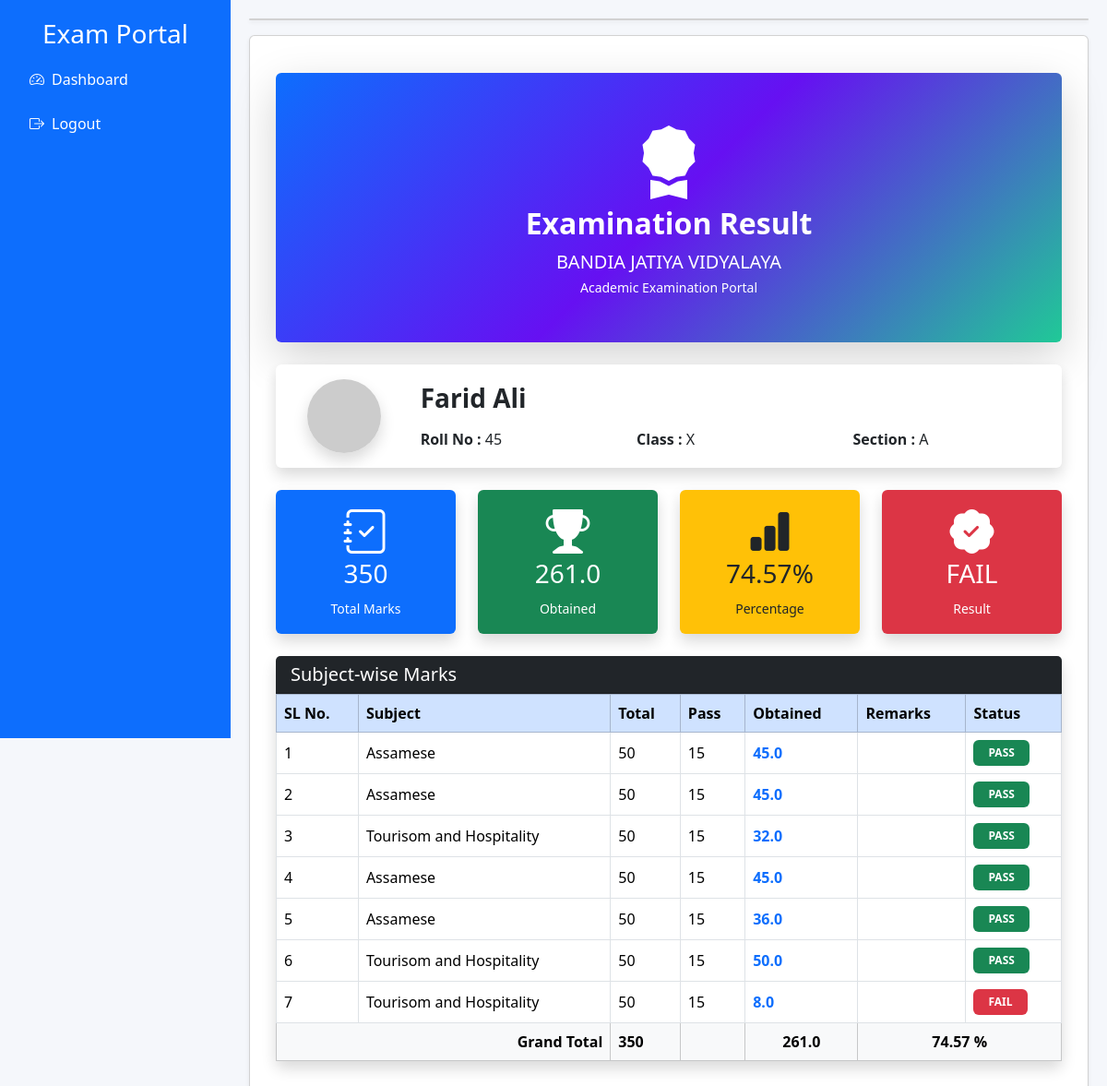
The app's page /student_result_show/2 (signed in) with its own data.
### application/model.py (models this page shows, shortened)
class User(db.Model, UserMixin):
    __tablename__ = "users"
    id = db.Column(db.Integer, primary_key=True)
    role = db.Column(db.String(20), nullable=False)       # Admin / Staff / Student
    name = db.Column(db.String(100), nullable=False)
    email = db.Column(db.String(100), unique=True, nullable=False)
    password = db.Column(db.String(255), nullable=False)
    is_active = db.Column(db.Boolean, default=True)
    created_at = db.Column(db.DateTime, default=datetime.utcnow)
    staff = db.relationship("Staff",back_populates="user",uselist=False,cascade="all, delete-orphan")
    student = db.relationship("Student",back_populates="user",uselist=False,cascade="all, delete-orphan")

class Student(db.Model):
    __tablename__ = "students"
    id = db.Column(db.Integer, primary_key=True)
    user_id = db.Column(db.Integer,db.ForeignKey("users.id"), unique=True, nullable=False )
    roll_no = db.Column(db.String(20), nullable=False)
    class_id = db.Column(db.Integer,db.ForeignKey("classes.id"),nullable=False)
    phone = db.Column(db.String(15))
    user = db.relationship("User", back_populates="student")
    marks = db.relationship("Mark",back_populates="student",cascade="all, delete-orphan")
    school_class = db.relationship("SchoolClass",back_populates="students")
    fee_collections = db.relationship("FeeCollection",back_populates="student",cascade="all, delete-orphan")
    __table_args__ = (
        db.UniqueConstraint(
            "roll_no",
            "class_id",
            name="unique_roll_per_section"
        ),
    )

class SchoolClass(db.Model):
    __tablename__ = "classes"
    id = db.Column(db.Integer, primary_key=True)
    name = db.Column(db.String(20), nullable=False)
    section = db.Column(db.String(10), nullable=False)
    students = db.relationship("Student",back_populates="school_class",cascade="all, delete-orphan")
    subjects = db.relationship("Subject",back_populates="school_class",cascade="all, delete-orphan" )
    fee_types = db.relationship("FeeType",back_populates="school_class",cascade="all, delete-orphan")
    __table_args__ = (
        db.UniqueConstraint(
            "name",
            "section",
            name="unique_class_section"
        ),
    )

class Mark(db.Model):
    __tablename__ = "marks"
    id = db.Column(db.Integer, primary_key=True)
    student_id = db.Column(db.Integer,db.ForeignKey("students.id"),nullable=False )
    exam_id = db.Column(db.Integer,db.ForeignKey("exams.id"), nullable=False )
    marks_obtained = db.Column(db.Float, nullable=False,default=0)
    grade = db.Column(db.String(5))
    remarks = db.Column(db.String(100))
    created_at = db.Column(db.DateTime, default=datetime.utcnow)
    student = db.relationship("Student", back_populates="marks")
    exam = db.relationship("Exam", back_populates="marks")
    __table_args__ = (
        db.UniqueConstraint(
            "student_id",
            "exam_id",
            name="unique_student_exam"
        ),
    )

class Subject(db.Model):
    __tablename__ = "subjects"
    id = db.Column(db.Integer, primary_key=True)
    name = db.Column(db.String(50), nullable=False)
    class_id = db.Column(db.Integer,db.ForeignKey("classes.id"),nullable=False)
    school_class = db.relationship("SchoolClass",back_populates="subjects")
    exams = db.relationship("Exam", back_populates="subject",cascade="all, delete-orphan" )
    staff = db.relationship("Staff",back_populates="subject" , uselist = False )

class Exam(db.Model):
    __tablename__ = "exams"
    id = db.Column(db.Integer, primary_key=True)
    name = db.Column(db.String(100), nullable=False)
    subject_id = db.Column(db.Integer,  db.ForeignKey("subjects.id"),nullable=False )
    exam_date = db.Column(db.Date, nullable=False)
    total_marks = db.Column(db.Integer, nullable=False)
    pass_marks = db.Column(db.Integer, nullable=False)
    staff_id = db.Column(db.Integer,db.ForeignKey("staffs.id"),nullable=False)
    created_at = db.Column(db.DateTime, default=datetime.utcnow)
    subject = db.relationship("Subject", back_populates="exams")
    staff = db.relationship("Staff", back_populates="exams")
    marks = db.relationship("Mark",back_populates="exam",cascade="all, delete-orphan")
    fee_collections = db.relationship("FeeCollection", back_populates="exam",cascade="all, delete-orphan")

### application/controler.py (the view)
@app.route("/student_result_show/<int:student_id>" , methods=['POST','GET'])
@login_required
def student_result_show(student_id):
    if current_user.role is None or current_user.role != "student":
            flash("Only Student can access this page.", "danger")
            return redirect(url_for("login"))
    student = Student.query.get_or_404(student_id)
    marks = (
        Mark.query
        .filter_by(student_id=student.id)
        .join(Exam)
        .order_by(Exam.exam_date)
        .all()
    )
    return render_template(
        "student/student_result.html",
        student=student,
        marks=marks,
    )

### application/controler.py (called while the page is built)
@login_manager.user_loader
def load_user(user_id):
    return User.query.get(int(user_id))

### templates/student/student_result.html (shortened to what this page needs)
{% extends "student/student_dashboard.html" %}
{% block content %}
{% set total = namespace(value=0) %}
{% set obtained = namespace(value=0) %}
{% set failed = namespace(value=false) %}
{% for mark in marks %}
    {% set total.value = total.value + mark.exam.total_marks %}
    {% set obtained.value = obtained.value + mark.marks_obtained %}
    {% if mark.marks_obtained < mark.exam.pass_marks %}
        {% set failed.value = true %}
    {% endif %}
{% endfor %}
{% set percentage = (obtained.value / total.value * 100) if total.value > 0 else 0 %}
<div class="container py-4">
    <div class="card border-0 shadow-lg mb-4 overflow-hidden">
        <div class="card-body text-center text-white py-5"
            style="background:linear-gradient(135deg,#0d6efd,#6610f2,#20c997);">
            <i class="bi bi-award-fill display-1 mb-3"></i>
            <h2 class="fw-bold">
                Examination Result
            </h2>
            <p class="fs-5 mb-0">
                BANDIA JATIYA VIDYALAYA
            </p>
            <small>Academic Examination Portal</small>
        </div>
    </div>
    <div class="card shadow border-0 mb-4">
        <div class="card-body">
            <div class="row align-items-center">
                <div class="col-md-2 text-center">
                    <img src="https://ui-avatars.com/api/?name={{student.user.name}}&background=0d6efd&color=fff&size=128"
                        class="rounded-circle shadow">
                </div>
                <div class="col-md-10">
                    <h3 class="fw-bold">
                        {{ student.user.name }}
                    </h3>
                    <div class="row mt-3">
                        <div class="col-md-4">
                            <strong>Roll No :</strong>
                            {{ student.roll_no }}
                        </div>
                        <div class="col-md-4">
                            <strong>Class :</strong>
                            {{ student.school_class.name }}
                        </div>
                        <div class="col-md-4">
                            <strong>Section :</strong>
                            {{ student.school_class.section }}
                        </div>
                    </div>
                </div>
            </div>
        </div>
    </div>
    <div class="row g-4 mb-4">
        <div class="col-md-3">
            <div class="card border-0 shadow bg-primary text-white">
                <div class="card-body text-center">
                    <i class="bi bi-journal-check display-5"></i>
                    <h3>{{ total.value }}</h3>
                    <small>Total Marks</small>
                </div>
            </div>
        </div>
        <div class="col-md-3">
            <div class="card border-0 shadow bg-success text-white">
                <div class="card-body text-center">
                    <i class="bi bi-trophy-fill display-5"></i>
                    <h3>{{ obtained.value }}</h3>
                    <small>Obtained</small>
                </div>
            </div>
        </div>
        <div class="col-md-3">
            <div class="card border-0 shadow bg-warning text-dark">
                <div class="card-body text-center">
                    <i class="bi bi-bar-chart-fill display-5"></i>
                    <h3>{{ "%.2f"|format(percentage) }}%</h3>
                    <small>Percentage</small>
                </div>
            </div>
        </div>
        <div class="col-md-3">
            <div class="card border-0 shadow {% if failed.value %}bg-danger{% else %}bg-info{% endif %} text-white">
                <div class="card-body text-center">
                    <i class="bi bi-patch-check-fill display-5"></i>
                    <h3>
                        {% if failed.value %}
                        FAIL
                        {% else %}
                        PASS
                        {% endif %}
                    </h3>
                    <small>Result</small>
                </div>
            </div>
        </div>
    </div>
    <div class="card shadow border-0">
        <div class="card-header bg-dark text-white">
            <h5 class="mb-0">
                Subject-wise Marks
            </h5>
        </div>
        <div class="table-responsive">
            <table class="table table-hover table-bordered align-middle mb-0">
                <thead class="table-primary">
                    <tr>
                        <th>SL No.</th>
                        <th>Subject</th>
                        <th>Total</th>
                        <th>Pass</th>
                        <th>Obtained</th>
                        <th>Remarks</th>
                        <th>Status</th>
                    </tr>
                </thead>
                <tbody>
                    {% for mark in marks %}
                    <tr>
                        <td>{{ loop.index }}</td>
                        <td>{{ mark.exam.subject.name }}</td>
                        <td>{{ mark.exam.total_marks }}</td>
                        <td>{{ mark.exam.pass_marks }}</td>
                        <td class="fw-bold text-primary">
                            {{ mark.marks_obtained }}
                        </td>
                        <td>{{ mark.remarks }}</td>
                        <td>
                            {% if mark.marks_obtained >= mark.exam.pass_marks %}
                            <span class="badge bg-success px-3 py-2">
                                PASS
                            </span>
                            {% else %}
                            <span class="badge bg-danger px-3 py-2">
                                FAIL
                            </span>
                            {% endif %}
                        </td>
                    </tr>
                    {% endfor %}
                </tbody>
                <tfoot class="table-light">
                    <tr>
                        <th colspan="2" class="text-end">
                            Grand Total
                        </th>
                        <th>{{ total.value }}</th>
                        <th colspan="1" class="text-end "></th>
                        <th colspan="1" class="text-end text-center">{{ obtained.value }}</th>
                        <th colspan="2" class="text-center">
                            {{ "%.2f"|format(percentage) }} %
                        </th>
                    </tr>
                </tfoot>
            </table>
        </div>
    </div>
</div>
{% endblock %}

### templates/student/student_dashboard.html (style rules this page uses)
body { background: #f5f7fb }

### records on screen
User: user.name "Farid Ali"
Student: roll_no "45"
SchoolClass: school_class.name "X", school_class.section "A"
Mark: exam.subject.name "Assamese", exam.total_marks "50", exam.pass_marks "15", marks_obtained "45.0", shows "PASS"
Mark: exam.subject.name "Assamese", exam.total_marks "50", exam.pass_marks "15", marks_obtained "45.0", shows "PASS"
Mark: exam.subject.name "Tourisom and Hospitality", exam.total_marks "50", exam.pass_marks "15", marks_obtained "32.0", shows "PASS"
Mark: exam.subject.name "Assamese", exam.total_marks "50", exam.pass_marks "15", marks_obtained "45.0", shows "PASS"
Mark: exam.subject.name "Assamese", exam.total_marks "50", exam.pass_marks "15", marks_obtained "36.0", shows "PASS"
Mark: exam.subject.name "Tourisom and Hospitality", exam.total_marks "50", exam.pass_marks "15", marks_obtained "50.0", shows "PASS"
Mark: exam.subject.name "Tourisom and Hospitality", exam.total_marks "50", exam.pass_marks "15", marks_obtained "8.0", shows "FAIL"

### other values on screen
{{ total.value }} "350"
{{ obtained.value }} "261.0"
{{ "%.2f"|format(percentage) }} "74.57"
